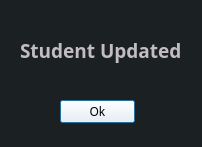
<?xml version="1.0" encoding="UTF-8"?>
<ui version="4.0">
 <class>dlgStudentAdded</class>
 <widget class="QDialog" name="dlgStudentAdded">
  <property name="geometry">
   <rect>
    <x>0</x>
    <y>0</y>
    <width>202</width>
    <height>147</height>
   </rect>
  </property>
  <property name="minimumSize">
   <size>
    <width>202</width>
    <height>147</height>
   </size>
  </property>
  <property name="maximumSize">
   <size>
    <width>202</width>
    <height>147</height>
   </size>
  </property>
  <property name="windowTitle">
   <string>Student Added</string>
  </property>
  <property name="styleSheet">
   <string notr="true">background: #1b2023;</string>
  </property>
  <widget class="QPushButton" name="btnStudentUpdated">
   <property name="geometry">
    <rect>
     <x>60</x>
     <y>100</y>
     <width>75</width>
     <height>23</height>
    </rect>
   </property>
   <property name="font">
    <font>
     <family>JetBrains Mono</family>
     <pointsize>9</pointsize>
    </font>
   </property>
   <property name="styleSheet">
    <string notr="true">background: white;
</string>
   </property>
   <property name="text">
    <string>Ok</string>
   </property>
  </widget>
  <widget class="QLabel" name="txtStudentUpdated">
   <property name="geometry">
    <rect>
     <x>20</x>
     <y>10</y>
     <width>171</width>
     <height>81</height>
    </rect>
   </property>
   <property name="font">
    <font>
     <family>JetBrains Mono</family>
     <pointsize>14</pointsize>
     <weight>75</weight>
     <bold>true</bold>
    </font>
   </property>
   <property name="styleSheet">
    <string notr="true">color: #c3bcc2;</string>
   </property>
   <property name="text">
    <string>Student Updated</string>
   </property>
  </widget>
 </widget>
 <resources/>
 <connections/>
</ui>
